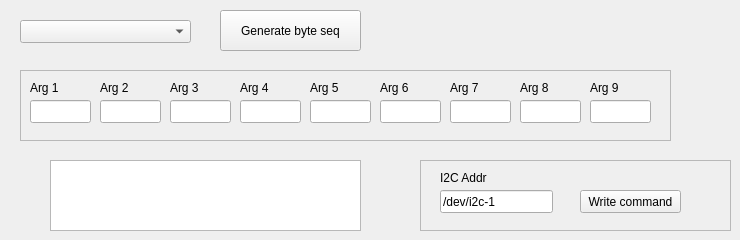
    <widget class="QWidget" name="tab">
     <attribute name="title">
      <string>Generate byte seq</string>
     </attribute>
     <widget class="QComboBox" name="comboBox">
      <property name="geometry">
       <rect>
        <x>20</x>
        <y>20</y>
        <width>171</width>
        <height>23</height>
       </rect>
      </property>
     </widget>
     <widget class="QPushButton" name="btnGenerateByteSeq">
      <property name="geometry">
       <rect>
        <x>220</x>
        <y>10</y>
        <width>141</width>
        <height>41</height>
       </rect>
      </property>
      <property name="text">
       <string>Generate byte seq</string>
      </property>
     </widget>
     <widget class="QFrame" name="frame">
      <property name="geometry">
       <rect>
        <x>20</x>
        <y>70</y>
        <width>651</width>
        <height>71</height>
       </rect>
      </property>
      <property name="frameShape">
       <enum>QFrame::StyledPanel</enum>
      </property>
      <property name="frameShadow">
       <enum>QFrame::Raised</enum>
      </property>
      <widget class="QLineEdit" name="argText_1">
       <property name="geometry">
        <rect>
         <x>10</x>
         <y>30</y>
         <width>61</width>
         <height>23</height>
        </rect>
       </property>
      </widget>
      <widget class="QLineEdit" name="argText_2">
       <property name="geometry">
        <rect>
         <x>80</x>
         <y>30</y>
         <width>61</width>
         <height>23</height>
        </rect>
       </property>
      </widget>
      <widget class="QLineEdit" name="argText_3">
       <property name="geometry">
        <rect>
         <x>150</x>
         <y>30</y>
         <width>61</width>
         <height>23</height>
        </rect>
       </property>
      </widget>
      <widget class="QLineEdit" name="argText_4">
       <property name="geometry">
        <rect>
         <x>220</x>
         <y>30</y>
         <width>61</width>
         <height>23</height>
        </rect>
       </property>
      </widget>
      <widget class="QLineEdit" name="argText_5">
       <property name="geometry">
        <rect>
         <x>290</x>
         <y>30</y>
         <width>61</width>
         <height>23</height>
        </rect>
       </property>
      </widget>
      <widget class="QLineEdit" name="argText_6">
       <property name="geometry">
        <rect>
         <x>360</x>
         <y>30</y>
         <width>61</width>
         <height>23</height>
        </rect>
       </property>
      </widget>
      <widget class="QLineEdit" name="argText_7">
       <property name="geometry">
        <rect>
         <x>430</x>
         <y>30</y>
         <width>61</width>
         <height>23</height>
        </rect>
       </property>
      </widget>
      <widget class="QLineEdit" name="argText_8">
       <property name="geometry">
        <rect>
         <x>500</x>
         <y>30</y>
         <width>61</width>
         <height>23</height>
        </rect>
       </property>
      </widget>
      <widget class="QLineEdit" name="argText_9">
       <property name="geometry">
        <rect>
         <x>570</x>
         <y>30</y>
         <width>61</width>
         <height>23</height>
        </rect>
       </property>
      </widget>
      <widget class="QLabel" name="argLabel_9">
       <property name="geometry">
        <rect>
         <x>570</x>
         <y>10</y>
         <width>57</width>
         <height>15</height>
        </rect>
       </property>
       <property name="text">
        <string>Arg 9</string>
       </property>
      </widget>
      <widget class="QLabel" name="argLabel_3">
       <property name="geometry">
        <rect>
         <x>150</x>
         <y>10</y>
         <width>57</width>
         <height>15</height>
        </rect>
       </property>
       <property name="text">
        <string>Arg 3</string>
       </property>
      </widget>
      <widget class="QLabel" name="argLabel_5">
       <property name="geometry">
        <rect>
         <x>290</x>
         <y>10</y>
         <width>57</width>
         <height>15</height>
        </rect>
       </property>
       <property name="text">
        <string>Arg 5</string>
       </property>
      </widget>
      <widget class="QLabel" name="argLabel_1">
       <property name="geometry">
        <rect>
         <x>10</x>
         <y>10</y>
         <width>57</width>
         <height>15</height>
        </rect>
       </property>
       <property name="text">
        <string>Arg 1</string>
       </property>
      </widget>
      <widget class="QLabel" name="argLabel_4">
       <property name="geometry">
        <rect>
         <x>220</x>
         <y>10</y>
         <width>57</width>
         <height>15</height>
        </rect>
       </property>
       <property name="text">
        <string>Arg 4</string>
       </property>
      </widget>
      <widget class="QLabel" name="argLabel_7">
       <property name="geometry">
        <rect>
         <x>430</x>
         <y>10</y>
         <width>57</width>
         <height>15</height>
        </rect>
       </property>
       <property name="text">
        <string>Arg 7</string>
       </property>
      </widget>
      <widget class="QLabel" name="argLabel_2">
       <property name="geometry">
        <rect>
         <x>80</x>
         <y>10</y>
         <width>57</width>
         <height>15</height>
        </rect>
       </property>
       <property name="text">
        <string>Arg 2</string>
       </property>
      </widget>
      <widget class="QLabel" name="argLabel_8">
       <property name="geometry">
        <rect>
         <x>500</x>
         <y>10</y>
         <width>57</width>
         <height>15</height>
        </rect>
       </property>
       <property name="text">
        <string>Arg 8</string>
       </property>
      </widget>
      <widget class="QLabel" name="argLabel_6">
       <property name="geometry">
        <rect>
         <x>360</x>
         <y>10</y>
         <width>57</width>
         <height>15</height>
        </rect>
       </property>
       <property name="text">
        <string>Arg 6</string>
       </property>
      </widget>
     </widget>
     <widget class="QPlainTextEdit" name="resultTextBox">
      <property name="enabled">
       <bool>true</bool>
      </property>
      <property name="geometry">
       <rect>
        <x>50</x>
        <y>160</y>
        <width>311</width>
        <height>71</height>
       </rect>
      </property>
      <property name="plainText">
       <string/>
      </property>
     </widget>
     <widget class="QFrame" name="frame_i2c">
      <property name="geometry">
       <rect>
        <x>420</x>
        <y>160</y>
        <width>311</width>
        <height>71</height>
       </rect>
      </property>
      <property name="frameShape">
       <enum>QFrame::StyledPanel</enum>
      </property>
      <property name="frameShadow">
       <enum>QFrame::Raised</enum>
      </property>
      <widget class="QPushButton" name="btn_I2Caddr">
       <property name="geometry">
        <rect>
         <x>160</x>
         <y>30</y>
         <width>101</width>
         <height>23</height>
        </rect>
       </property>
       <property name="text">
        <string>Write command</string>
       </property>
      </widget>
      <widget class="QLineEdit" name="txt_I2Caddr">
       <property name="geometry">
        <rect>
         <x>20</x>
         <y>30</y>
         <width>113</width>
         <height>23</height>
        </rect>
       </property>
       <property name="text">
        <string>/dev/i2c-1</string>
       </property>
      </widget>
      <widget class="QLabel" name="lbl_I2Caddr">
       <property name="geometry">
        <rect>
         <x>20</x>
         <y>10</y>
         <width>57</width>
         <height>15</height>
        </rect>
       </property>
       <property name="text">
        <string>I2C Addr</string>
       </property>
      </widget>
     </widget>
    </widget>
